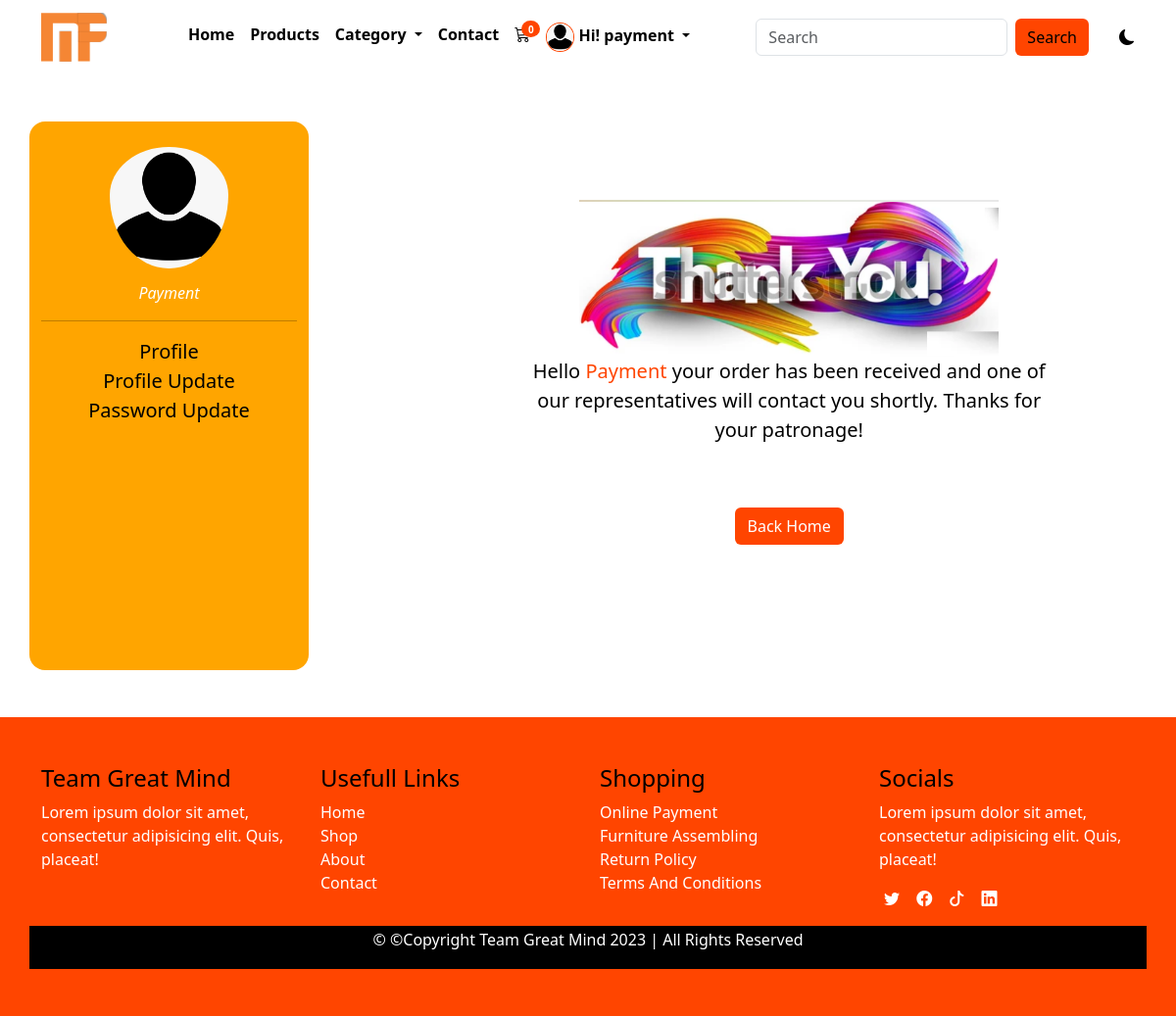
Screenshot of /callback (signed in) with the database file from the repository.
### main/models.py (models this page shows, shortened)
class AppInfo (models.Model):
    appname = models.CharField(max_length=50)
    logo = models.ImageField(upload_to='logo')
    carousel1 = models.ImageField(upload_to='carousel1')
    carousel2 = models.ImageField(upload_to='carousel2')
    carousel3 = models.ImageField(upload_to='carousel3')
    banner = models.ImageField(upload_to='banner')
    avatar = models.ImageField(upload_to='avatar', default=True)
    copyright = models.IntegerField()

class Customer(models.Model):
    n_user = models.OneToOneField(User, on_delete=models.CASCADE)
    first_name = models.CharField(max_length=50)
    last_name = models.CharField(max_length=50)
    phone = models.CharField(max_length=15)
    email = models.EmailField(max_length=100)
    address = models.CharField(max_length=150)
    pix = models.ImageField(upload_to='pix')
    joined = models.DateField(auto_now=True)
    class Meta:
        db_table = 'customer'
        managed = True
        verbose_name = 'Customer'
        verbose_name_plural = 'Customer'

### main/views.py (the view)
# urls.py: path('callback', views.callback, name = "callback"),
def callback(request):
    userprof = Customer.objects.get(n_user__username = request.user.username)
    cart = Cart.objects.filter(user__username = request.user.username, paid=False)
    for item in cart:
        item.paid = True
        item.save()
        furniture = Product.objects.get(pk=item.furniture.id)
    context = {
        'userprof':userprof,
        'cart':cart,
    }
    return render(request, 'callback.html', context)

### main/context_processor.py (called while the page is built)
def dropdown(request):
    info = AppInfo.objects.get(pk=1)
    fdog = Category.objects.all()
    context = {
        'info':info,
        'fdog':fdog,
    }
    return context

def cartcount(request):
    count = Cart.objects.filter(user__username = request.user.username, paid=False)
    itemcount = 0
    for item in count:
        itemcount += item.quantity
    context = {
        'itemcount':itemcount
    }
    return context

### main/templates/callback.html (shortened to what this page needs)
{% extends 'base.html' %}
{% load static %}
{% block header %} {% include 'header.html' %} {% endblock header %}
{% block content %}
<div class="container">
    <div class="row my-5">
        <div class="col-12 col-md-3 pavat">
            <img src="{{userprof.pix.url}}" alt="">
            <p>{{userprof.n_user}}</p>
            <hr>
            <ul class="list-unstyled">
                <li><a href="{% url 'profile' %}">profile</a></li>
                <li><a href="{% url 'profile_update' %}">profile update</a></li>
                <li><a href="{% url 'password_update' %}">password update</a></li>
            </ul>
        </div>
        <div class="col-12 col-md-9 thank">
            <img src="{% static '' %}img/Thank you.png" alt="">
            <p>
                Hello <span>{{userprof.n_user}}</span> your order has been received and one of our
                representatives will contact you shortly. Thanks for your patronage!
            </p>
            <button class="btn mt-5"><a href="{% url 'home' %}">Back Home</a></button>
        </div>
    </div>
</div>
{% endblock content %}
{% block footer %} {% include 'footer.html' %} {% endblock footer %}

### main/templates/header.html (shortened to what this page needs)
<nav class="navbar navbar-expand-lg bg-body-tertiary">
    <div class="container">
        <a class="navbar-brand" href="/index.html"><img src="{{info.logo.url}}" alt="" style="height: 50px;"></a>
        <div class="collapse navbar-collapse" id="navbarSupportedContent">
            <ul class="navbar-nav mx-auto mb-2 mb-lg-0">
                {% if user.is_authenticated %}
                <li class="nav-item">
                    <a class="nav-link" aria-current="page" href="{% url 'home' %}">Home</a>
                </li>
                <li class="nav-item">
                    <a class="nav-link" href=" {% url 'products' %} ">Products</a>
                </li>
                <li class="nav-item dropdown">
                    <a class="nav-link dropdown-toggle" href="#" role="button" data-bs-toggle="dropdown" aria-expanded="false">
                    Category
                    </a>
                </li>
                <li class="nav-item">
                    <a class="nav-link" href="{% url 'contact' %}">Contact</a>
                </li>
                <li class="nav-item">
                    <a class="nav-link" href="{% url 'cart' %}">
                        <div class="wrapper">
                            <i class="bi bi-cart3"></i>
                            <span class="badge">{{itemcount}}</span>
                        </div>
                    </a>
                </li>
                <li class="nav-item dropdown">
                    <a class="nav-link dropdown-toggle" href="#" role="button" data-bs-toggle="dropdown" aria-expanded="false">
                        {% if user.customer %}
                        <img src="{{user.customer.pix.url}}" alt="" style="height: 30px;">
                        {% endif %}
                        <span>Hi! {{user.username}}</span>
                    </a>
                </li>
                {% endif %}
            </ul>
            <form class="d-flex search" role="search" action="{% url 'search' %}" method="POST">
                <input class="form-control me-2" name="search" type="search" placeholder="Search" aria-label="Search">
                <button class="btn btn-outline-success" type="submit">Search</button>
            </form>
            <div class="samson">
                <i class="bi bi-moon-fill"></i>
            </div>
        </div>
    </div>
</nav>

### main/static/css/style.css (style rules this page uses)
* { padding: 0%; margin: 0%; box-sizing: border-box; }
.navbar { background: var(--bg) !important; }
.navbar-nav a { color: var(--text); font-weight: 600; }
.wrapper { position: relative; }
.wrapper span { position: absolute; right: -10px; top: -2px; background-color: orangered; font-size: 10px; border-radius: 50%; }
.nav-link img { border: 1px solid orangered; border-radius: 50%; }
.search button { background-color: orangered; border: none; color: black; font-weight: 500; }
.pavat { text-align: center; background-color: orange; border-radius: 1rem; height: 70vh; }
.pavat img { height: 150px; border-radius: 100%; padding-top: 10%; }
.pavat p { color: white; font-style: italic; text-transform: capitalize; padding-top: 5%; }
.pavat a { text-decoration: none; text-transform: capitalize; font-size: 20px; color: black; }
.thank { text-align: center; margin-top: 7%; width: 50%; margin-left: 18%; }
.thank img { height: 20vh; }
.thank p { font-size: 20px; }
.thank span { text-transform: capitalize; color: orangered; font-weight: 500; }
.thank button { background-color: orangered; }
.thank a { text-decoration: none; color: white; }
.samson { margin-left: 3%; cursor: pointer; }
:root { --bg: white; --icon: black; --text: black; }
body { background: var(--bg); color: var(--text); overflow: none; }

### rows the page displays
AppInfo: logo (picture)
Customer: pix (placeholder picture), n_user "Payment"

### other values shown
{{ itemcount }} "0"
{{ user.username }} "payment"
